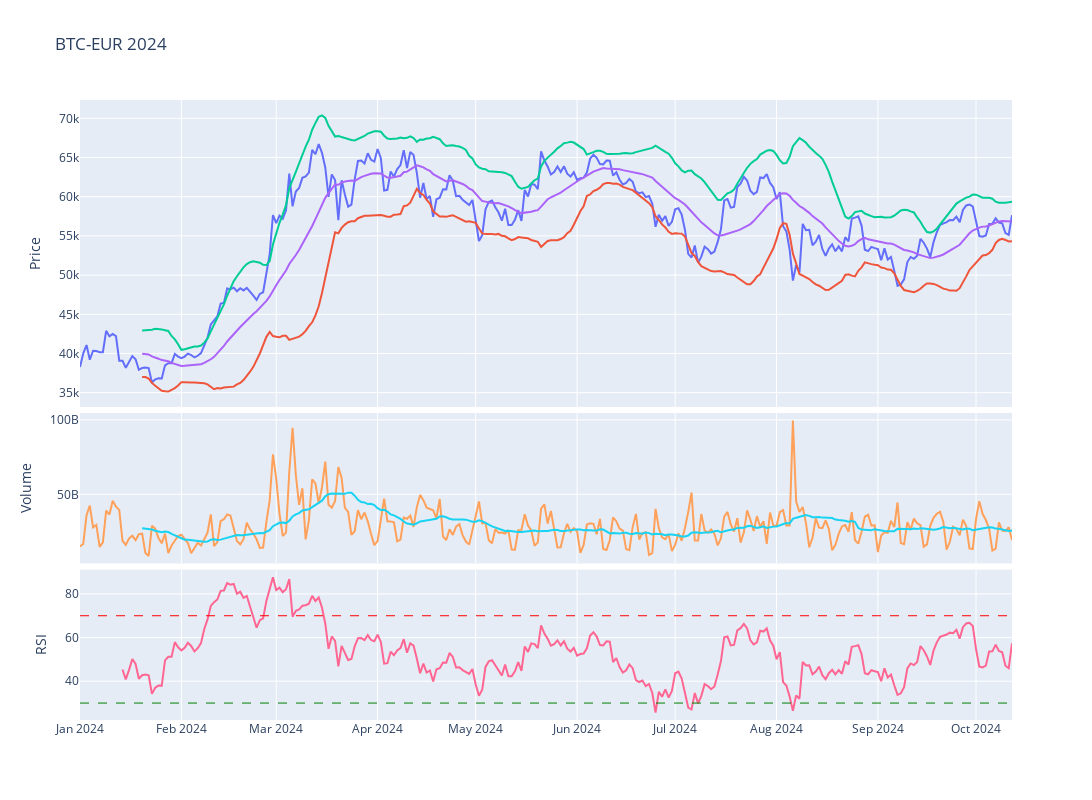

The code cell stored with this chart in its notebook:
### Code cell
# Plot the adjusted close price
fig = make_subplots(rows=4, cols=1,shared_xaxes=True,vertical_spacing=0.01,specs=[[{'rowspan':2,'colspan':1}],[None],[{'rowspan':1,'colspan':1}],[{'rowspan':1,'colspan':1}]])

# Graph (1,1)
fig.add_trace(go.Scatter(x=stock_ticker['Adj Close'].loc[year].index,y=stock_ticker['Adj Close'].loc[year],mode="lines",name=f'{ticker}'),row=1,col=1)
fig.add_trace(go.Scatter(x=stock_ticker['BB_Lower'].loc[year].index,y=stock_ticker['BB_Lower'].loc[year],mode="lines",name='BB_Lower'),row=1,col=1)
fig.add_trace(go.Scatter(x=stock_ticker['BB_Upper'].loc[year].index,y=stock_ticker['BB_Upper'].loc[year],mode="lines",name='BB_Upper'),row=1,col=1)
fig.add_trace(go.Scatter(x=stock_ticker['MMA20'].loc[year].index,y=stock_ticker['MMA20'].loc[year],mode="lines",name='MMA20'),row=1,col=1)
# Update xaxis properties
fig.update_yaxes(title_text="Price", row=1, col=1)

# Graph (3,1)
fig.add_trace(go.Scatter(x=stock_ticker['Volume'].loc[year].index,y=stock_ticker['Volume'].loc[year],mode="lines",name='Volume'),row=3, col=1)
fig.add_trace(go.Scatter(x=stock_ticker['Volume'].loc[year].index,y=stock_ticker['Volume'].loc[year].rolling(20).mean(),mode="lines",name='MMA20'),row=3,col=1)
fig.update_yaxes(title_text="Volume", row=3, col=1)

# Graph (4,1)
fig.add_trace(go.Scatter(x=stock_ticker['RSI'].loc[year].index,y=stock_ticker['RSI'].loc[year],mode="lines",name='RSI'),row=4, col=1)
fig.add_hline(y=30, line_width=1, line_dash="dash", line_color="green",row=4,col=1)
fig.add_hline(y=70, line_width=1, line_dash="dash", line_color="red",row=4,col=1)
fig.update_yaxes(title_text="RSI", row=4, col=1)

fig.update_layout(height=800, width=1300,showlegend=False,title=f"{ticker} {year}")

fig.show()

### Figure 1 — Plotly figure (JSON) as saved in the notebook; plotly's stock layout.template omitted (floating-point values rounded to 4 significant figures; data arrays with more than 128 entries replaced by an {"elided": "..."} marker saying what was removed)
{"data": [{"mode": "lines", "name": "BTC-EUR", "type": "scatter", "x": {"elided": "286 str values"}, "xaxis": "x", "y": {"elided": "286 float values"}, "yaxis": "y"}, {"mode": "lines", "name": "BB_Lower", "type": "scatter", "x": {"elided": "286 str values"}, "xaxis": "x", "y": {"elided": "286 float values"}, "yaxis": "y"}, {"mode": "lines", "name": "BB_Upper", "type": "scatter", "x": {"elided": "286 str values"}, "xaxis": "x", "y": {"elided": "286 float values"}, "yaxis": "y"}, {"mode": "lines", "name": "MMA20", "type": "scatter", "x": {"elided": "286 str values"}, "xaxis": "x", "y": {"elided": "286 float values"}, "yaxis": "y"}, {"mode": "lines", "name": "Volume", "type": "scatter", "x": {"elided": "286 str values"}, "xaxis": "x2", "y": {"elided": "286 int values"}, "yaxis": "y2"}, {"mode": "lines", "name": "MMA20", "type": "scatter", "x": {"elided": "286 str values"}, "xaxis": "x2", "y": {"elided": "286 float values"}, "yaxis": "y2"}, {"mode": "lines", "name": "RSI", "type": "scatter", "x": {"elided": "286 str values"}, "xaxis": "x3", "y": {"elided": "286 float values"}, "yaxis": "y3"}], "layout": {"height": 800, "shapes": [{"line": {"color": "green", "dash": "dash", "width": 1}, "type": "line", "x0": 0, "x1": 1, "xref": "x3 domain", "y0": 30, "y1": 30, "yref": "y3"}, {"line": {"color": "red", "dash": "dash", "width": 1}, "type": "line", "x0": 0, "x1": 1, "xref": "x3 domain", "y0": 70, "y1": 70, "yref": "y3"}], "showlegend": false, "title": {"text": "BTC-EUR 2024"}, "width": 1300, "xaxis": {"anchor": "y", "domain": [0, 1], "matches": "x3", "showticklabels": false}, "xaxis2": {"anchor": "y2", "domain": [0, 1], "matches": "x3", "showticklabels": false}, "xaxis3": {"anchor": "y3", "domain": [0, 1]}, "yaxis": {"anchor": "x", "domain": [0.505, 1], "title": {"text": "Price"}}, "yaxis2": {"anchor": "x2", "domain": [0.2525, 0.495], "title": {"text": "Volume"}}, "yaxis3": {"anchor": "x3", "domain": [0, 0.2425], "title": {"text": "RSI"}}}}
